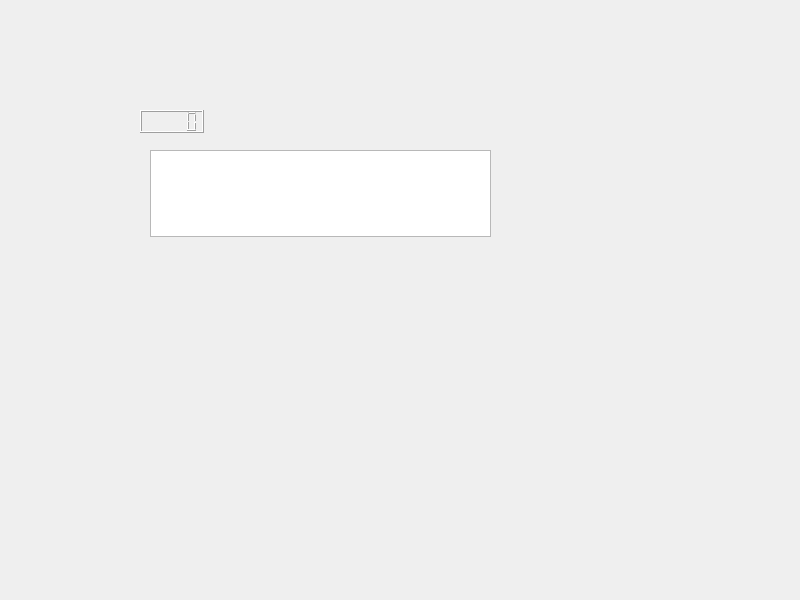
<?xml version="1.0" encoding="UTF-8"?>
<ui version="4.0">
 <class>Widget</class>
 <widget class="QWidget" name="Widget">
  <property name="geometry">
   <rect>
    <x>0</x>
    <y>0</y>
    <width>800</width>
    <height>600</height>
   </rect>
  </property>
  <property name="windowTitle">
   <string>Widget</string>
  </property>
  <widget class="QTextEdit" name="textEdit">
   <property name="geometry">
    <rect>
     <x>150</x>
     <y>150</y>
     <width>341</width>
     <height>87</height>
    </rect>
   </property>
  </widget>
  <widget class="QLCDNumber" name="lcdNumber">
   <property name="geometry">
    <rect>
     <x>140</x>
     <y>110</y>
     <width>64</width>
     <height>23</height>
    </rect>
   </property>
  </widget>
 </widget>
 <resources/>
 <connections/>
</ui>
